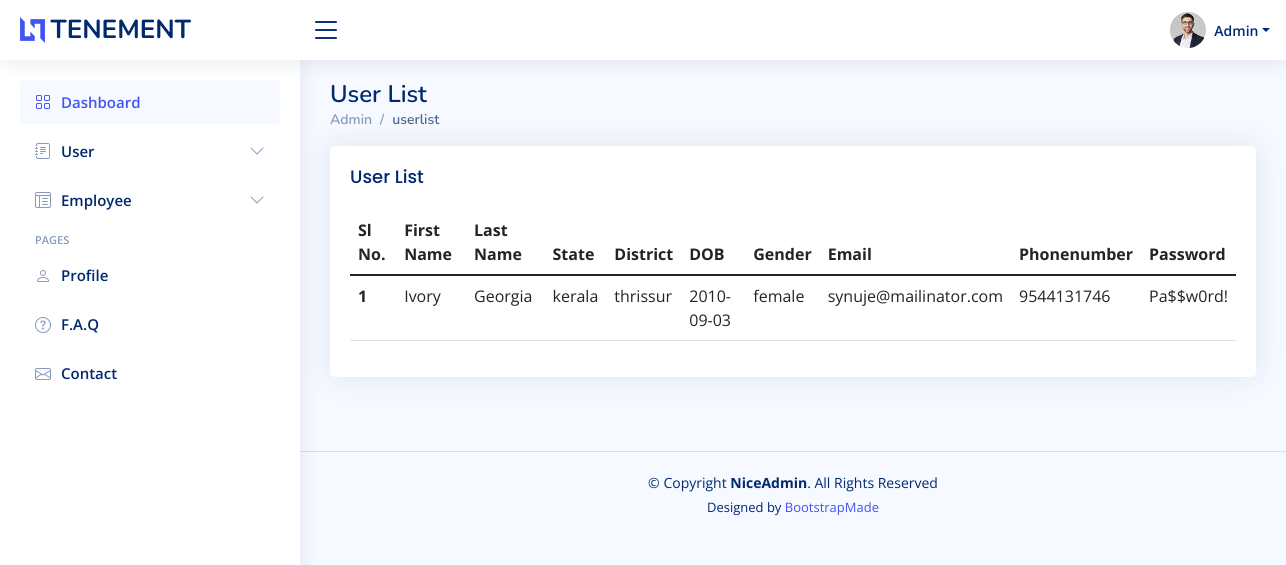
Page /admin/userlist.php on the earlier database version.
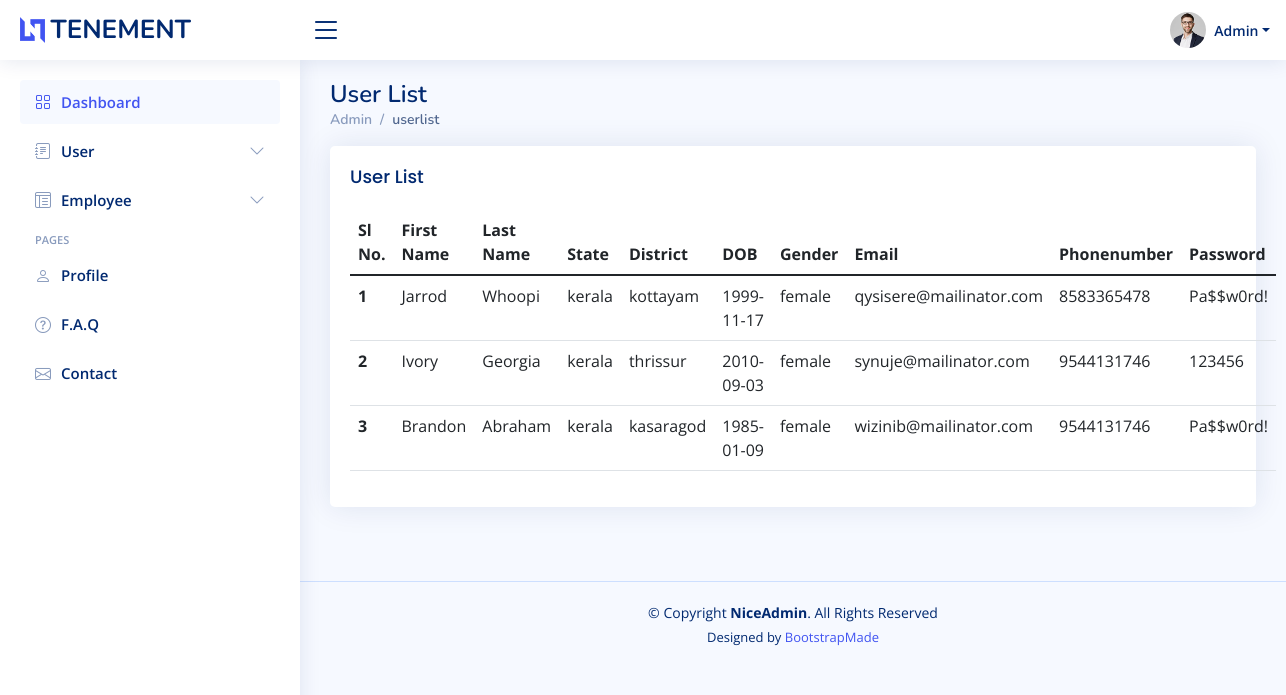
Same page on the later database version.
### tables this page shows
CREATE TABLE `user_register` (
  `fname` varchar(50) NOT NULL,
  `lname` varchar(50) NOT NULL,
  `state` varchar(50) NOT NULL,
  `district` varchar(50) NOT NULL,
  `dob` date NOT NULL,
  `gender` varchar(50) NOT NULL,
  `email` varchar(50) NOT NULL,
  `phonenumber` varchar(50) NOT NULL,
  `password` varchar(50) NOT NULL
);

### connect.php (called while the page is built, shortened)
<?php
$dbname="tenement";
$conn=mysqli_connect("localhost","root","",$dbname);
function select_data($sql)
{
  global $conn;
  $res = mysqli_query($conn, $sql);
  if ($res)
    return $res;
  else
    return False;
}
?>

### admin/userlist.php (the view, shortened to what this page needs)
<?php
include 'header.php';
?>
  <main id="main" class="main">
    <div class="pagetitle">
      <h1>User List</h1>
      <nav>
        <ol class="breadcrumb">
          <li class="breadcrumb-item"><a href="index.php">Admin</a></li>
          <li class="breadcrumb-item active">userlist</li>
        </ol>
      </nav>
    </div>
    <section class="section dashboard">
      <div class="row">
      <section class="section">
      <div class="row">
        <div class="col-lg-12">
        <div class="card">
          <div class="card-body">
            <h5 class="card-title">User List</h5>
              <table class="table datatable">
                <thead>
                  <tr>
                    <th scope="col">Sl No.</th>
                    <th scope="col">First Name</th>
                    <th scope="col">Last Name</th>
                    <th scope="col">State</th>
                    <th scope="col">District</th>
                    <th scope="col">DOB</th>
                    <th scope="col">Gender</th>
                    <th scope="col">Email</th>
                    <th scope="col">Phonenumber</th>
                    <th scope="col">Password</th>
                  </tr>
                </thead>
                <tbody>
                <?php
               $sql = "SELECT * FROM `user_register` WHERE email IN (SELECT email FROM `loginpage` WHERE status = 1)";
                $data=select_data($sql);
                $n=1;
                while ($row = mysqli_fetch_assoc($data)) {
                  ?>
                  <tr>
                 <th scope='row'><?php echo $n++; ?></th>
                 <td><?php echo  $row['fname'] ?></td>
                 <td> <?php echo $row['lname'] ?></td>
                 <td><?php echo $row['state'] ?></td>
                 <td><?php echo $row['district']?></td>
                 <td> <?php echo $row['dob']  ?></td>
                 <td> <?php echo $row['gender'] ?></td>
                 <td> <?php echo  $row['email'] ?> </td>
                 <td> <?php echo  $row['phonenumber'] ?> </td>
                 <td> <?php echo  $row['password'] ?> </td>
                 </tr>
                  <?php
                  }
                  ?>
                </tbody>
              </table>
            </div>
          </div>
        </div>
      </div>
    </section>
  </main>

Differences in the rows shown:
added user_register: fname "Jarrod", lname "Whoopi", state "kerala", district "kottayam", dob "1999-11-17", gender "female", email "qysisere@mailinator.com", phonenumber "8583365478", password "Pa$$w0rd!"
changed user_register "Ivory": password "Pa$$w0rd!" → "123456"
now on this page (row unchanged): user_register: fname "Brandon", lname "Abraham", state "kerala", district "kasaragod", dob "1985-01-09", gender "female", email "wizinib@mailinator.com", phonenumber "9544131746", password "Pa$$w0rd!"
